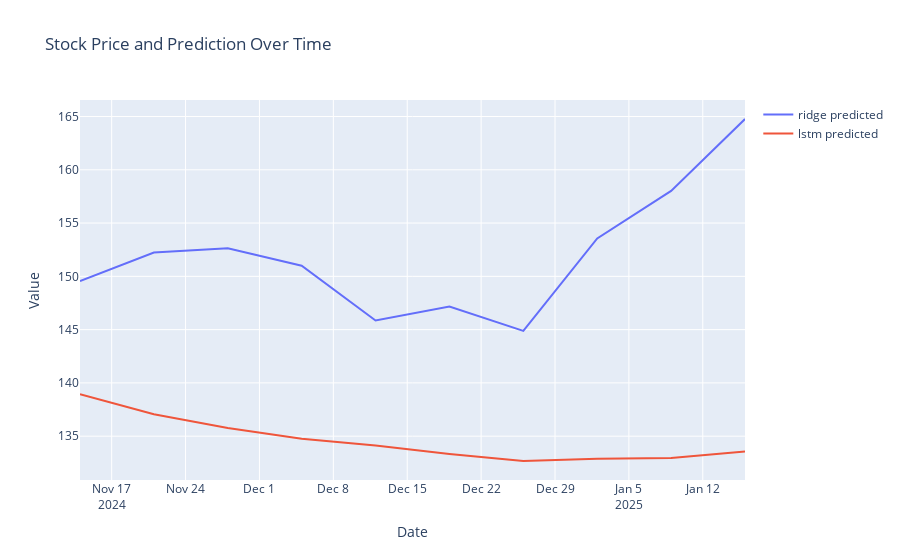

Write notebook code for a chart like this one.
### Code cell
import plotly.express as px
import plotly.graph_objects as go


trace1 = go.Scatter(x=future_dates, y=scaler.inverse_transform(np.reshape(y_val_ridge,(-1,1))).reshape(-1), mode='lines', name='ridge predicted')
trace2 = go.Scatter(x=future_dates, y=y_val_lstm.reshape(future_days), mode='lines', name='lstm predicted')

# Create the layout
layout = go.Layout(
    title='Stock Price and Prediction Over Time',
    xaxis=dict(title='Date'),
    yaxis=dict(title='Value')
)

# Create the figure with both traces
fig = go.Figure(data=[trace1, trace2], layout=layout)

# Show the plot
fig.show()

### Figure 1 — Plotly figure (JSON) as saved in the notebook; plotly's stock layout.template omitted (floating-point values rounded to 4 significant figures)
{"data": [{"mode": "lines", "name": "ridge predicted", "type": "scatter", "x": ["2024-11-14T00:00:00", "2024-11-21T00:00:00", "2024-11-28T00:00:00", "2024-12-05T00:00:00", "2024-12-12T00:00:00", "2024-12-19T00:00:00", "2024-12-26T00:00:00", "2025-01-02T00:00:00", "2025-01-09T00:00:00", "2025-01-16T00:00:00"], "y": [149.5, 152.2, 152.6, 151.0, 145.9, 147.2, 144.9, 153.6, 158.0, 164.8]}, {"mode": "lines", "name": "lstm predicted", "type": "scatter", "x": ["2024-11-14T00:00:00", "2024-11-21T00:00:00", "2024-11-28T00:00:00", "2024-12-05T00:00:00", "2024-12-12T00:00:00", "2024-12-19T00:00:00", "2024-12-26T00:00:00", "2025-01-02T00:00:00", "2025-01-09T00:00:00", "2025-01-16T00:00:00"], "y": [138.9, 137.1, 135.8, 134.8, 134.1, 133.3, 132.7, 132.9, 132.9, 133.6]}], "layout": {"title": {"text": "Stock Price and Prediction Over Time"}, "xaxis": {"title": {"text": "Date"}}, "yaxis": {"title": {"text": "Value"}}}}
